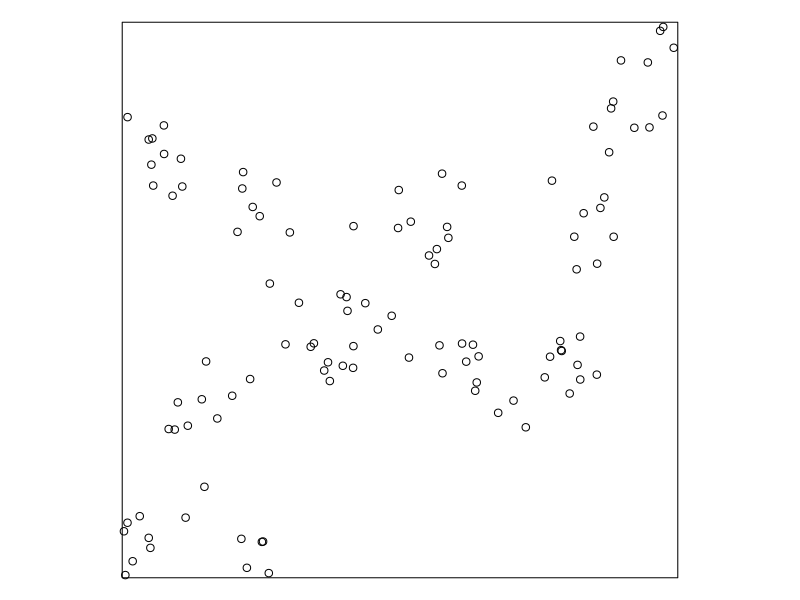
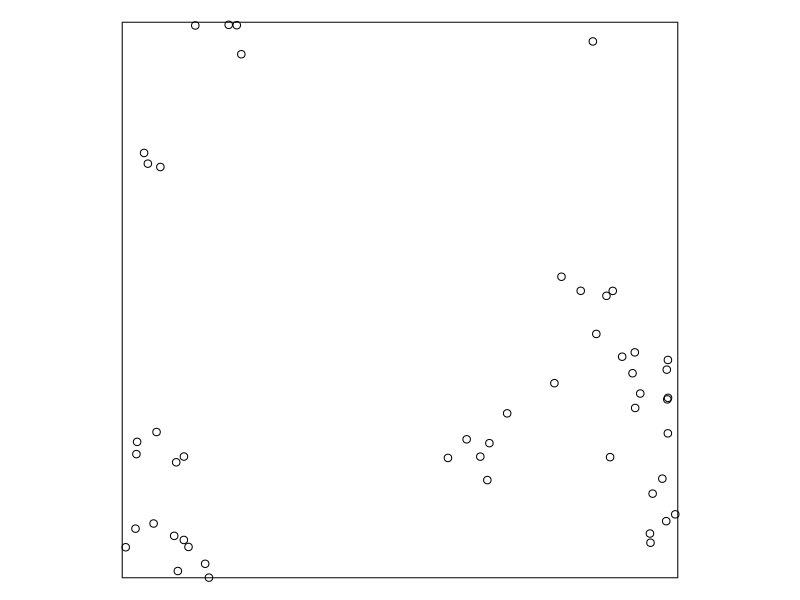
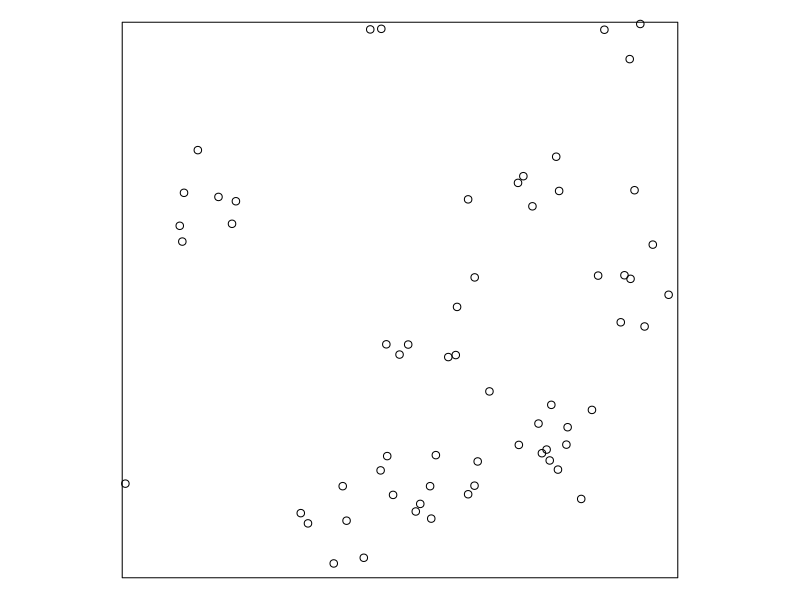
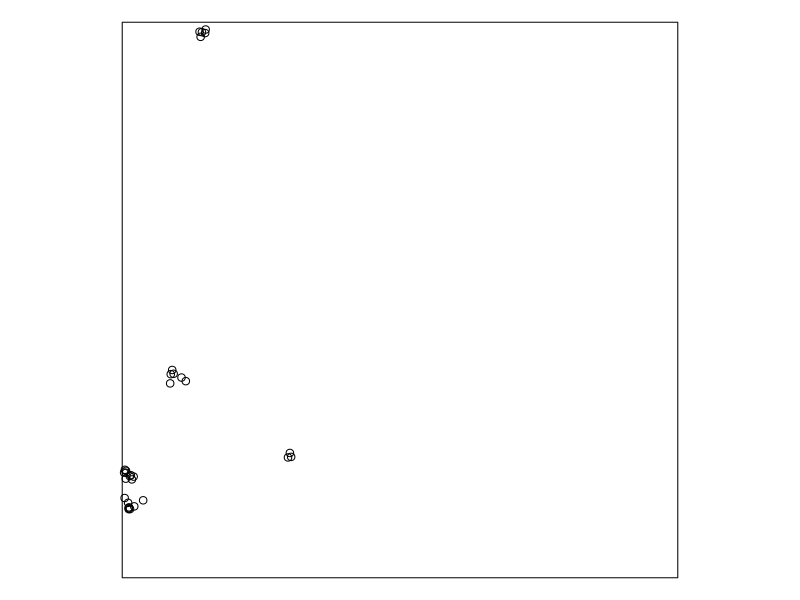
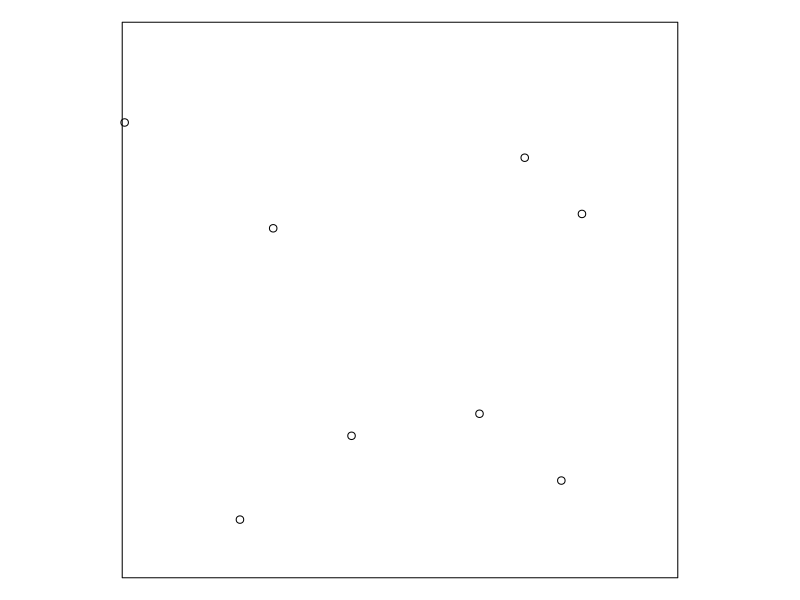
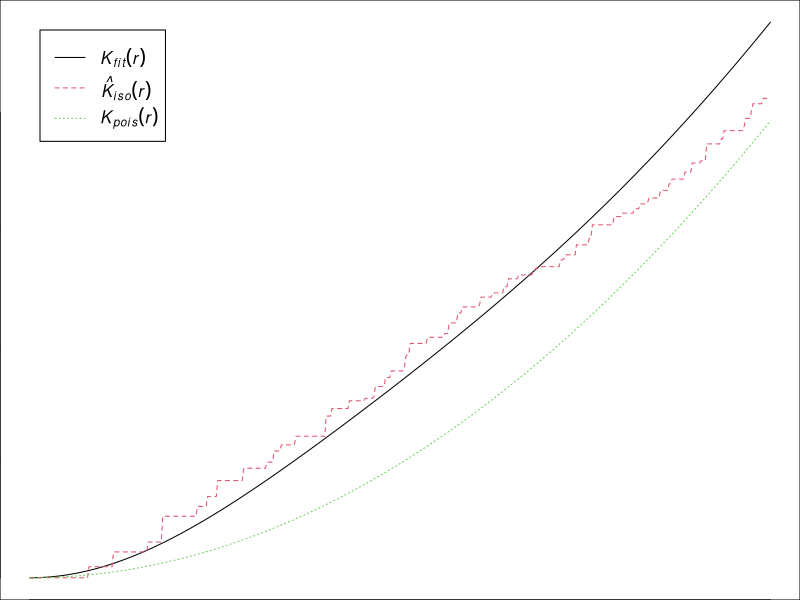
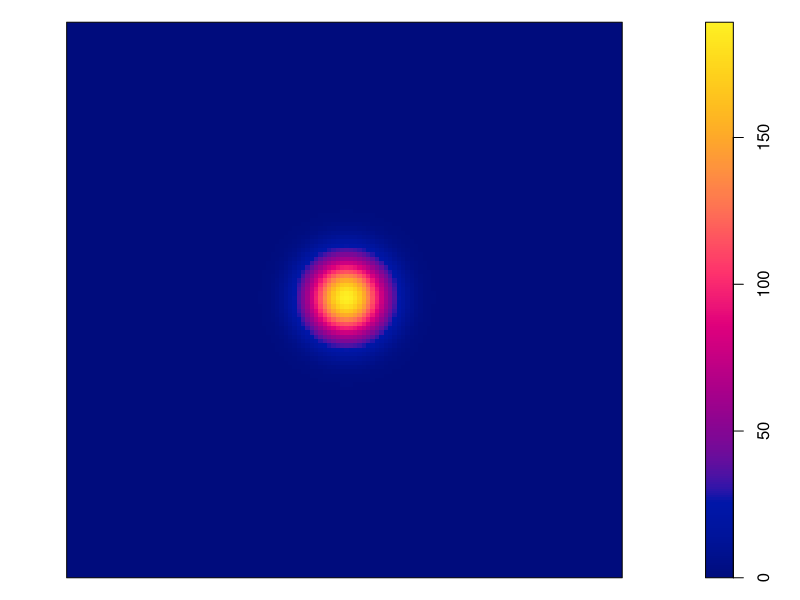
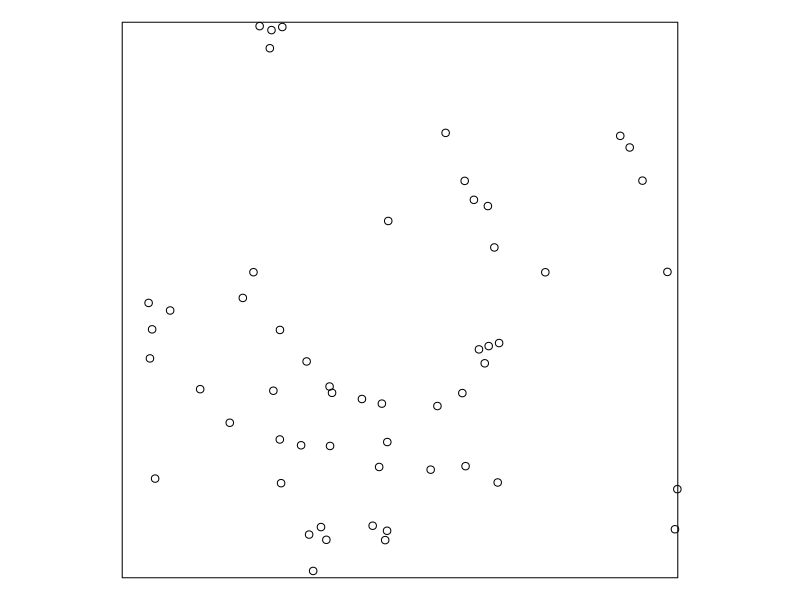

The R script that drew these images, in order:
## ---- chunk 1
# This option turns evaluation of R code off in this document. Remove it
# if you use it as a template for solving the lab exercise.
knitr::opts_chunk$set(eval = TRUE)
## ---- chunk 2
library(spatstat)
## ---- chunk 3
par(mar=rep(0,4))
replicate(3, plot(rThomas(10, 0.05, 8), main = ""))
## ---- chunk 4
par(mar=rep(0,4))
plot(rThomas(5, 0.01, 8), main = "")
## ---- chunk 5
par(mar=rep(0,4))
plot(rpoispp(5), main = "")
## ---- chunk 6
fit <- kppm(redwood ~ 1, clusters = "Thomas")
fit
plot(fit, main = "") 
## ---- chunk 7
par(mar=rep(0,4))
rt2 <- rThomas(kappa = 23.55, scale = 0.04, mu = 2.63)
plot(rt2, main = "")
## ---- chunk 8
par(mar=rep(0,4))
plot(simulate(fit), main = "", main.panel = "")
## ---- chunk 9
    fit2 <- kppm(redwood ~ 1, clusters="Thomas", startpar=c(kappa=10, scale=0.1))
## ---- chunk 10
kppm(redwood ~ 1, clusters="Thomas", startpar=c(kappa=10, scale=0.1))
kppm(redwood ~ 1, clusters="Thomas", startpar=c(kappa=100, scale=0.01))
## ---- chunk 11
kppm(redwood ~ 1, clusters="Thomas", startpar=c(kappa=0.1, scale=10))
## ---- chunk 12
par(mar=rep(0,4))
plot(simulate(fit, nsim = 12), main = "", main.panel = "")
plot(redwood)
## ---- chunk 13
pcffit <- pcfmodel(fit)
plot(pcffit, xlim = c(0, 0.3), main = "pair correlation")
## ---- chunk 14
plot(envelope(fit, Lest, nsim = 39, global = TRUE))
## ---- chunk 15
mfit <- kppm(redwood ~ 1, clusters = "MatClust")
## ---- chunk 16
vcov(mfit)
## ---- chunk 17
vcov(ppm(redwood ~ 1))
